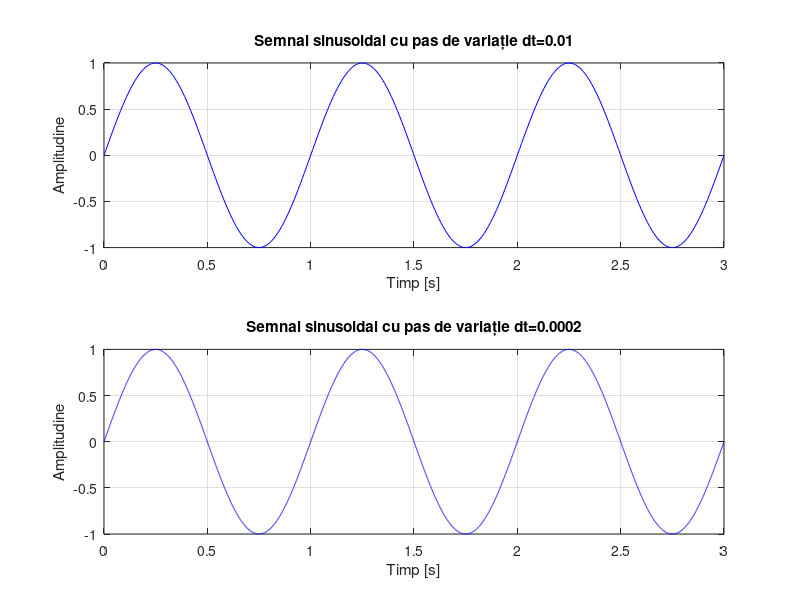
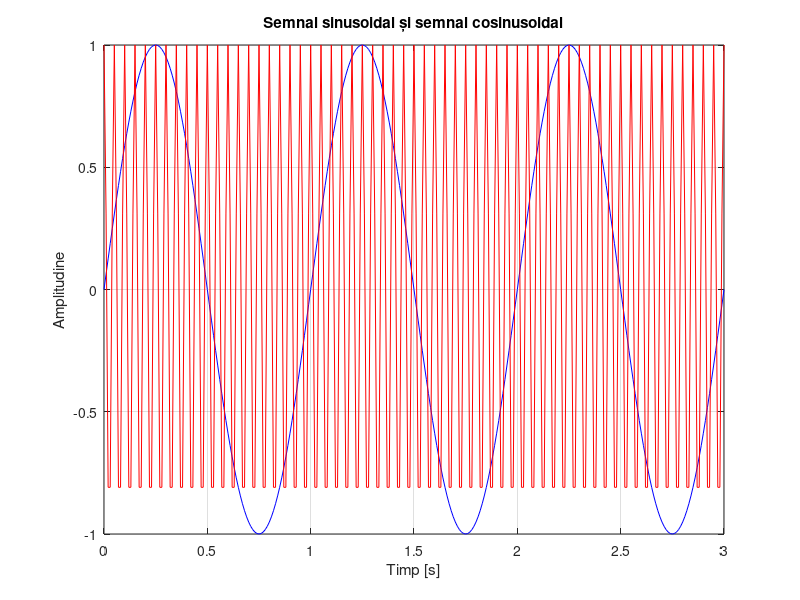

Here is the MATLAB script that generated these plots, in order:
% Definirea perioadei T, frecvenței f și a pasului de variație dt
T = 1;
f = 1/T;
dt1 = 0.01;
dt2 = 0.0002;

% Definirea vectorului de timp t
t1 = 0:dt1:3*T;
t2 = 0:dt2:3*T;

% Generarea semnalului sinusoidal
x1 = sin(2*pi*f*t1);
x2 = sin(2*pi*f*t2);

% Plasarea semnalului sinusoidal pe grafic
figure;
subplot(2,1,1);
plot(t1,x1,'b');
title('Semnal sinusoidal cu pas de variație dt=0.01');
xlabel('Timp [s]');
ylabel('Amplitudine');
grid on;

subplot(2,1,2);
plot(t2,x2,'b');
title('Semnal sinusoidal cu pas de variație dt=0.0002');
xlabel('Timp [s]');
ylabel('Amplitudine');
grid on;

% Calcularea perioadei semnalului sinusoidal
[maxima1, ~] = find(x1(1:end-2) > x1(2:end-1) & x1(1:end-2) > x1(3:end));
T1 = mean(diff(maxima1))*dt1;

[maxima2, ~] = find(x2(1:end-2) > x2(2:end-1) & x2(1:end-2) > x2(3:end));
T2 = mean(diff(maxima2))*dt2;

disp(['Perioada semnalului sinusoidal cu pas de variație dt=0.01 este: ', num2str(T1), ' s']);
disp(['Perioada semnalului sinusoidal cu pas de variație dt=0.0002 este: ', num2str(T2), ' s']);

% Generarea semnalului cosinusoidal
x3 = cos(2*pi*20*t1);

% Plasarea semnalului cosinusoidal peste semnalul sinusoidal
figure;
plot(t1,x1,'b',t1,x3,'r');
title('Semnal sinusoidal și semnal cosinusoidal');
xlabel('Timp [s]');
ylabel('Amplitudine');
grid on;

